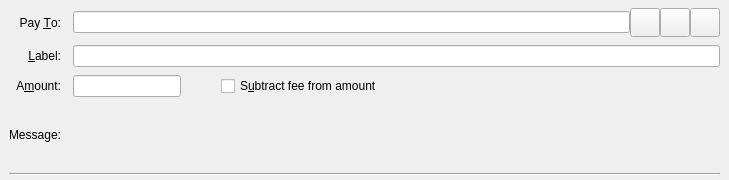
<?xml version="1.0" encoding="UTF-8"?>
<ui version="4.0">
 <class>SendCoinsEntry</class>
 <widget class="QStackedWidget" name="SendCoinsEntry">
  <property name="geometry">
   <rect>
    <x>0</x>
    <y>0</y>
    <width>729</width>
    <height>180</height>
   </rect>
  </property>
  <property name="focusPolicy">
   <enum>Qt::TabFocus</enum>
  </property>
  <property name="autoFillBackground">
   <bool>false</bool>
  </property>
  <widget class="QFrame" name="SendCoins">
   <property name="toolTip">
    <string>This is a normal payment.</string>
   </property>
   <property name="frameShape">
    <enum>QFrame::NoFrame</enum>
   </property>
   <layout class="QGridLayout" name="gridLayout">
    <property name="topMargin">
     <number>8</number>
    </property>
    <property name="bottomMargin">
     <number>4</number>
    </property>
    <property name="horizontalSpacing">
     <number>12</number>
    </property>
    <property name="verticalSpacing">
     <number>8</number>
    </property>
    <item row="3" column="1">
     <widget class="QLabel" name="messageTextLabel">
      <property name="toolTip">
       <string>A message that was attached to the koto: URI which will be stored with the transaction for your reference. Note: This message will not be sent over the Koto network.</string>
      </property>
      <property name="textFormat">
       <enum>Qt::PlainText</enum>
      </property>
     </widget>
    </item>
    <item row="2" column="0">
     <widget class="QLabel" name="amountLabel">
      <property name="text">
       <string>A&amp;mount:</string>
      </property>
      <property name="alignment">
       <set>Qt::AlignRight|Qt::AlignTrailing|Qt::AlignVCenter</set>
      </property>
      <property name="buddy">
       <cstring>payAmount</cstring>
      </property>
     </widget>
    </item>
    <item row="0" column="0">
     <widget class="QLabel" name="payToLabel">
      <property name="text">
       <string>Pay &amp;To:</string>
      </property>
      <property name="alignment">
       <set>Qt::AlignRight|Qt::AlignTrailing|Qt::AlignVCenter</set>
      </property>
      <property name="buddy">
       <cstring>payTo</cstring>
      </property>
     </widget>
    </item>
    <item row="1" column="1">
     <widget class="QLineEdit" name="addAsLabel">
      <property name="toolTip">
       <string>Enter a label for this address to add it to the list of used addresses</string>
      </property>
     </widget>
    </item>
    <item row="1" column="0">
     <widget class="QLabel" name="labellLabel">
      <property name="text">
       <string>&amp;Label:</string>
      </property>
      <property name="alignment">
       <set>Qt::AlignRight|Qt::AlignTrailing|Qt::AlignVCenter</set>
      </property>
      <property name="buddy">
       <cstring>addAsLabel</cstring>
      </property>
     </widget>
    </item>
    <item row="2" column="1">
     <layout class="QHBoxLayout" name="horizontalLayoutAmount" stretch="0,0,1">
      <item>
       <widget class="BitcoinAmountField" name="payAmount"/>
      </item>
      <item>
       <spacer name="horizontalSpacer">
        <property name="orientation">
         <enum>Qt::Horizontal</enum>
        </property>
        <property name="sizeHint" stdset="0">
         <size>
          <width>40</width>
          <height>20</height>
         </size>
        </property>
       </spacer>
      </item>
      <item>
       <widget class="QCheckBox" name="checkboxSubtractFeeFromAmount">
        <property name="toolTip">
         <string>The fee will be deducted from the amount being sent. The recipient will receive less kotos than you enter in the amount field. If multiple recipients are selected, the fee is split equally.</string>
        </property>
        <property name="text">
         <string>S&amp;ubtract fee from amount</string>
        </property>
       </widget>
      </item>
     </layout>
    </item>
    <item row="4" column="0" colspan="2">
     <widget class="Line" name="line">
      <property name="orientation">
       <enum>Qt::Horizontal</enum>
      </property>
     </widget>
    </item>
    <item row="3" column="0">
     <widget class="QLabel" name="messageLabel">
      <property name="text">
       <string>Message:</string>
      </property>
      <property name="alignment">
       <set>Qt::AlignRight|Qt::AlignTrailing|Qt::AlignVCenter</set>
      </property>
     </widget>
    </item>
    <item row="0" column="1">
     <layout class="QHBoxLayout" name="payToLayout">
      <property name="spacing">
       <number>0</number>
      </property>
      <item>
       <widget class="QValidatedLineEdit" name="payTo">
        <property name="toolTip">
         <string>The Koto address to send the payment to</string>
        </property>
       </widget>
      </item>
      <item>
       <widget class="QToolButton" name="addressBookButton">
        <property name="toolTip">
         <string>Choose previously used address</string>
        </property>
        <property name="text">
         <string/>
        </property>
        <property name="icon">
         <iconset resource="../bitcoin.qrc">
          <normaloff>:/images/addressbook1</normaloff>:/images/addressbook1</iconset>
        </property>
        <property name="iconSize">
         <size>
          <width>22</width>
          <height>22</height>
         </size>
        </property>
        <property name="shortcut">
         <string>Alt+A</string>
        </property>
       </widget>
      </item>
      <item>
       <widget class="QToolButton" name="pasteButton">
        <property name="toolTip">
         <string>Paste address from clipboard</string>
        </property>
        <property name="text">
         <string/>
        </property>
        <property name="icon">
         <iconset resource="../bitcoin.qrc">
          <normaloff>:/images/paste</normaloff>:/images/paste</iconset>
        </property>
        <property name="iconSize">
         <size>
          <width>22</width>
          <height>22</height>
         </size>
        </property>
        <property name="shortcut">
         <string>Alt+P</string>
        </property>
       </widget>
      </item>
      <item>
       <widget class="QToolButton" name="deleteButton">
        <property name="toolTip">
         <string>Remove this entry</string>
        </property>
        <property name="text">
         <string/>
        </property>
        <property name="icon">
         <iconset resource="../bitcoin.qrc">
          <normaloff>:/images/clear</normaloff>:/images/clear</iconset>
        </property>
        <property name="iconSize">
         <size>
          <width>22</width>
          <height>22</height>
         </size>
        </property>
       </widget>
      </item>
     </layout>
    </item>
   </layout>
  </widget>
  <widget class="QFrame" name="SendCoins_UnauthenticatedPaymentRequest">
   <property name="palette">
    <palette>
     <active>
      <colorrole role="WindowText">
       <brush brushstyle="SolidPattern">
        <color alpha="255">
         <red>0</red>
         <green>0</green>
         <blue>0</blue>
        </color>
       </brush>
      </colorrole>
      <colorrole role="Button">
       <brush brushstyle="SolidPattern">
        <color alpha="255">
         <red>255</red>
         <green>255</green>
         <blue>127</blue>
        </color>
       </brush>
      </colorrole>
      <colorrole role="Light">
       <brush brushstyle="SolidPattern">
        <color alpha="255">
         <red>255</red>
         <green>255</green>
         <blue>255</blue>
        </color>
       </brush>
      </colorrole>
      <colorrole role="Midlight">
       <brush brushstyle="SolidPattern">
        <color alpha="255">
         <red>255</red>
         <green>255</green>
         <blue>191</blue>
        </color>
       </brush>
      </colorrole>
      <colorrole role="Dark">
       <brush brushstyle="SolidPattern">
        <color alpha="255">
         <red>127</red>
         <green>127</green>
         <blue>63</blue>
        </color>
       </brush>
      </colorrole>
      <colorrole role="Mid">
       <brush brushstyle="SolidPattern">
        <color alpha="255">
         <red>170</red>
         <green>170</green>
         <blue>84</blue>
        </color>
       </brush>
      </colorrole>
      <colorrole role="Text">
       <brush brushstyle="SolidPattern">
        <color alpha="255">
         <red>0</red>
         <green>0</green>
         <blue>0</blue>
        </color>
       </brush>
      </colorrole>
      <colorrole role="BrightText">
       <brush brushstyle="SolidPattern">
        <color alpha="255">
         <red>255</red>
         <green>255</green>
         <blue>255</blue>
        </color>
       </brush>
      </colorrole>
      <colorrole role="ButtonText">
       <brush brushstyle="SolidPattern">
        <color alpha="255">
         <red>0</red>
         <green>0</green>
         <blue>0</blue>
        </color>
       </brush>
      </colorrole>
      <colorrole role="Base">
       <brush brushstyle="SolidPattern">
        <color alpha="255">
         <red>255</red>
         <green>255</green>
         <blue>255</blue>
        </color>
       </brush>
      </colorrole>
      <colorrole role="Window">
       <brush brushstyle="SolidPattern">
        <color alpha="255">
         <red>255</red>
         <green>255</green>
         <blue>127</blue>
        </color>
       </brush>
      </colorrole>
      <colorrole role="Shadow">
       <brush brushstyle="SolidPattern">
        <color alpha="255">
         <red>0</red>
         <green>0</green>
         <blue>0</blue>
        </color>
       </brush>
      </colorrole>
      <colorrole role="AlternateBase">
       <brush brushstyle="SolidPattern">
        <color alpha="255">
         <red>255</red>
         <green>255</green>
         <blue>191</blue>
        </color>
       </brush>
      </colorrole>
      <colorrole role="ToolTipBase">
       <brush brushstyle="SolidPattern">
        <color alpha="255">
         <red>255</red>
         <green>255</green>
         <blue>220</blue>
        </color>
       </brush>
      </colorrole>
      <colorrole role="ToolTipText">
       <brush brushstyle="SolidPattern">
        <color alpha="255">
         <red>0</red>
         <green>0</green>
         <blue>0</blue>
        </color>
       </brush>
      </colorrole>
     </active>
     <inactive>
      <colorrole role="WindowText">
       <brush brushstyle="SolidPattern">
        <color alpha="255">
         <red>0</red>
         <green>0</green>
         <blue>0</blue>
        </color>
       </brush>
      </colorrole>
      <colorrole role="Button">
       <brush brushstyle="SolidPattern">
        <color alpha="255">
         <red>255</red>
         <green>255</green>
         <blue>127</blue>
        </color>
       </brush>
      </colorrole>
      <colorrole role="Light">
       <brush brushstyle="SolidPattern">
        <color alpha="255">
         <red>255</red>
         <green>255</green>
         <blue>255</blue>
        </color>
       </brush>
      </colorrole>
      <colorrole role="Midlight">
       <brush brushstyle="SolidPattern">
        <color alpha="255">
         <red>255</red>
         <green>255</green>
         <blue>191</blue>
        </color>
       </brush>
      </colorrole>
      <colorrole role="Dark">
       <brush brushstyle="SolidPattern">
        <color alpha="255">
         <red>127</red>
         <green>127</green>
         <blue>63</blue>
        </color>
       </brush>
      </colorrole>
      <colorrole role="Mid">
       <brush brushstyle="SolidPattern">
        <color alpha="255">
         <red>170</red>
         <green>170</green>
         <blue>84</blue>
        </color>
       </brush>
      </colorrole>
      <colorrole role="Text">
       <brush brushstyle="SolidPattern">
        <color alpha="255">
         <red>0</red>
         <green>0</green>
         <blue>0</blue>
        </color>
       </brush>
      </colorrole>
      <colorrole role="BrightText">
       <brush brushstyle="SolidPattern">
        <color alpha="255">
         <red>255</red>
         <green>255</green>
         <blue>255</blue>
        </color>
       </brush>
      </colorrole>
      <colorrole role="ButtonText">
       <brush brushstyle="SolidPattern">
        <color alpha="255">
         <red>0</red>
         <green>0</green>
         <blue>0</blue>
        </color>
       </brush>
      </colorrole>
      <colorrole role="Base">
       <brush brushstyle="SolidPattern">
        <color alpha="255">
         <red>255</red>
         <green>255</green>
         <blue>255</blue>
        </color>
       </brush>
      </colorrole>
      <colorrole role="Window">
       <brush brushstyle="SolidPattern">
        <color alpha="255">
         <red>255</red>
         <green>255</green>
         <blue>127</blue>
        </color>
       </brush>
      </colorrole>
      <colorrole role="Shadow">
       <brush brushstyle="SolidPattern">
        <color alpha="255">
         <red>0</red>
         <green>0</green>
         <blue>0</blue>
        </color>
       </brush>
      </colorrole>
      <colorrole role="AlternateBase">
       <brush brushstyle="SolidPattern">
        <color alpha="255">
         <red>255</red>
         <green>255</green>
         <blue>191</blue>
        </color>
       </brush>
      </colorrole>
      <colorrole role="ToolTipBase">
       <brush brushstyle="SolidPattern">
        <color alpha="255">
         <red>255</red>
         <green>255</green>
         <blue>220</blue>
        </color>
       </brush>
      </colorrole>
      <colorrole role="ToolTipText">
       <brush brushstyle="SolidPattern">
        <color alpha="255">
         <red>0</red>
         <green>0</green>
         <blue>0</blue>
        </color>
       </brush>
      </colorrole>
     </inactive>
     <disabled>
      <colorrole role="WindowText">
       <brush brushstyle="SolidPattern">
        <color alpha="255">
         <red>127</red>
         <green>127</green>
         <blue>63</blue>
        </color>
       </brush>
      </colorrole>
      <colorrole role="Button">
       <brush brushstyle="SolidPattern">
        <color alpha="255">
         <red>255</red>
         <green>255</green>
         <blue>127</blue>
        </color>
       </brush>
      </colorrole>
      <colorrole role="Light">
       <brush brushstyle="SolidPattern">
        <color alpha="255">
         <red>255</red>
         <green>255</green>
         <blue>255</blue>
        </color>
       </brush>
      </colorrole>
      <colorrole role="Midlight">
       <brush brushstyle="SolidPattern">
        <color alpha="255">
         <red>255</red>
         <green>255</green>
         <blue>191</blue>
        </color>
       </brush>
      </colorrole>
      <colorrole role="Dark">
       <brush brushstyle="SolidPattern">
        <color alpha="255">
         <red>127</red>
         <green>127</green>
         <blue>63</blue>
        </color>
       </brush>
      </colorrole>
      <colorrole role="Mid">
       <brush brushstyle="SolidPattern">
        <color alpha="255">
         <red>170</red>
         <green>170</green>
         <blue>84</blue>
        </color>
       </brush>
      </colorrole>
      <colorrole role="Text">
       <brush brushstyle="SolidPattern">
        <color alpha="255">
         <red>127</red>
         <green>127</green>
         <blue>63</blue>
        </color>
       </brush>
      </colorrole>
      <colorrole role="BrightText">
       <brush brushstyle="SolidPattern">
        <color alpha="255">
         <red>255</red>
         <green>255</green>
         <blue>255</blue>
        </color>
       </brush>
      </colorrole>
      <colorrole role="ButtonText">
       <brush brushstyle="SolidPattern">
        <color alpha="255">
         <red>127</red>
         <green>127</green>
         <blue>63</blue>
        </color>
       </brush>
      </colorrole>
      <colorrole role="Base">
       <brush brushstyle="SolidPattern">
        <color alpha="255">
         <red>255</red>
         <green>255</green>
         <blue>127</blue>
        </color>
       </brush>
      </colorrole>
      <colorrole role="Window">
       <brush brushstyle="SolidPattern">
        <color alpha="255">
         <red>255</red>
         <green>255</green>
         <blue>127</blue>
        </color>
       </brush>
      </colorrole>
      <colorrole role="Shadow">
       <brush brushstyle="SolidPattern">
        <color alpha="255">
         <red>0</red>
         <green>0</green>
         <blue>0</blue>
        </color>
       </brush>
      </colorrole>
      <colorrole role="AlternateBase">
       <brush brushstyle="SolidPattern">
        <color alpha="255">
         <red>255</red>
         <green>255</green>
         <blue>127</blue>
        </color>
       </brush>
      </colorrole>
      <colorrole role="ToolTipBase">
       <brush brushstyle="SolidPattern">
        <color alpha="255">
         <red>255</red>
         <green>255</green>
         <blue>220</blue>
        </color>
       </brush>
      </colorrole>
      <colorrole role="ToolTipText">
       <brush brushstyle="SolidPattern">
        <color alpha="255">
         <red>0</red>
         <green>0</green>
         <blue>0</blue>
        </color>
       </brush>
      </colorrole>
     </disabled>
    </palette>
   </property>
   <property name="toolTip">
    <string>This is an unauthenticated payment request.</string>
   </property>
   <property name="autoFillBackground">
    <bool>true</bool>
   </property>
   <property name="frameShape">
    <enum>QFrame::NoFrame</enum>
   </property>
   <layout class="QGridLayout" name="gridLayout_is">
    <property name="spacing">
     <number>12</number>
    </property>
    <item row="0" column="1">
     <layout class="QHBoxLayout" name="payToLayout_is">
      <property name="spacing">
       <number>0</number>
      </property>
      <item>
       <widget class="QLabel" name="payTo_is"/>
      </item>
      <item>
       <widget class="QToolButton" name="deleteButton_is">
        <property name="toolTip">
         <string>Remove this entry</string>
        </property>
        <property name="text">
         <string/>
        </property>
        <property name="icon">
         <iconset resource="../bitcoin.qrc">
          <normaloff>:/images/clear</normaloff>:/images/clear</iconset>
        </property>
       </widget>
      </item>
     </layout>
    </item>
    <item row="0" column="0">
     <widget class="QLabel" name="payToLabel_is">
      <property name="text">
       <string>Pay To:</string>
      </property>
      <property name="alignment">
       <set>Qt::AlignRight|Qt::AlignTrailing|Qt::AlignVCenter</set>
      </property>
     </widget>
    </item>
    <item row="1" column="0">
     <widget class="QLabel" name="amountLabel_is">
      <property name="text">
       <string>A&amp;mount:</string>
      </property>
      <property name="alignment">
       <set>Qt::AlignRight|Qt::AlignTrailing|Qt::AlignVCenter</set>
      </property>
      <property name="buddy">
       <cstring>payAmount_is</cstring>
      </property>
     </widget>
    </item>
    <item row="1" column="1">
     <widget class="BitcoinAmountField" name="payAmount_is">
      <property name="acceptDrops">
       <bool>false</bool>
      </property>
     </widget>
    </item>
   </layout>
  </widget>
  <widget class="QFrame" name="SendCoins_AuthenticatedPaymentRequest">
   <property name="palette">
    <palette>
     <active>
      <colorrole role="WindowText">
       <brush brushstyle="SolidPattern">
        <color alpha="255">
         <red>0</red>
         <green>0</green>
         <blue>0</blue>
        </color>
       </brush>
      </colorrole>
      <colorrole role="Button">
       <brush brushstyle="SolidPattern">
        <color alpha="255">
         <red>140</red>
         <green>232</green>
         <blue>119</blue>
        </color>
       </brush>
      </colorrole>
      <colorrole role="Light">
       <brush brushstyle="SolidPattern">
        <color alpha="255">
         <red>230</red>
         <green>255</green>
         <blue>224</blue>
        </color>
       </brush>
      </colorrole>
      <colorrole role="Midlight">
       <brush brushstyle="SolidPattern">
        <color alpha="255">
         <red>185</red>
         <green>243</green>
         <blue>171</blue>
        </color>
       </brush>
      </colorrole>
      <colorrole role="Dark">
       <brush brushstyle="SolidPattern">
        <color alpha="255">
         <red>70</red>
         <green>116</green>
         <blue>59</blue>
        </color>
       </brush>
      </colorrole>
      <colorrole role="Mid">
       <brush brushstyle="SolidPattern">
        <color alpha="255">
         <red>93</red>
         <green>155</green>
         <blue>79</blue>
        </color>
       </brush>
      </colorrole>
      <colorrole role="Text">
       <brush brushstyle="SolidPattern">
        <color alpha="255">
         <red>0</red>
         <green>0</green>
         <blue>0</blue>
        </color>
       </brush>
      </colorrole>
      <colorrole role="BrightText">
       <brush brushstyle="SolidPattern">
        <color alpha="255">
         <red>155</red>
         <green>255</green>
         <blue>147</blue>
        </color>
       </brush>
      </colorrole>
      <colorrole role="ButtonText">
       <brush brushstyle="SolidPattern">
        <color alpha="255">
         <red>0</red>
         <green>0</green>
         <blue>0</blue>
        </color>
       </brush>
      </colorrole>
      <colorrole role="Base">
       <brush brushstyle="SolidPattern">
        <color alpha="255">
         <red>119</red>
         <green>255</green>
         <blue>233</blue>
        </color>
       </brush>
      </colorrole>
      <colorrole role="Window">
       <brush brushstyle="SolidPattern">
        <color alpha="255">
         <red>140</red>
         <green>232</green>
         <blue>119</blue>
        </color>
       </brush>
      </colorrole>
      <colorrole role="Shadow">
       <brush brushstyle="SolidPattern">
        <color alpha="255">
         <red>0</red>
         <green>0</green>
         <blue>0</blue>
        </color>
       </brush>
      </colorrole>
      <colorrole role="AlternateBase">
       <brush brushstyle="SolidPattern">
        <color alpha="255">
         <red>197</red>
         <green>243</green>
         <blue>187</blue>
        </color>
       </brush>
      </colorrole>
      <colorrole role="NoRole">
       <brush brushstyle="SolidPattern">
        <color alpha="255">
         <red>125</red>
         <green>194</green>
         <blue>122</blue>
        </color>
       </brush>
      </colorrole>
      <colorrole role="ToolTipBase">
       <brush brushstyle="SolidPattern">
        <color alpha="255">
         <red>255</red>
         <green>255</green>
         <blue>220</blue>
        </color>
       </brush>
      </colorrole>
      <colorrole role="ToolTipText">
       <brush brushstyle="SolidPattern">
        <color alpha="255">
         <red>0</red>
         <green>0</green>
         <blue>0</blue>
        </color>
       </brush>
      </colorrole>
     </active>
     <inactive>
      <colorrole role="WindowText">
       <brush brushstyle="SolidPattern">
        <color alpha="255">
         <red>0</red>
         <green>0</green>
         <blue>0</blue>
        </color>
       </brush>
      </colorrole>
      <colorrole role="Button">
       <brush brushstyle="SolidPattern">
        <color alpha="255">
         <red>140</red>
         <green>232</green>
         <blue>119</blue>
        </color>
       </brush>
      </colorrole>
      <colorrole role="Light">
       <brush brushstyle="SolidPattern">
        <color alpha="255">
         <red>230</red>
         <green>255</green>
         <blue>224</blue>
        </color>
       </brush>
      </colorrole>
      <colorrole role="Midlight">
       <brush brushstyle="SolidPattern">
        <color alpha="255">
         <red>185</red>
         <green>243</green>
         <blue>171</blue>
        </color>
       </brush>
      </colorrole>
      <colorrole role="Dark">
       <brush brushstyle="SolidPattern">
        <color alpha="255">
         <red>70</red>
         <green>116</green>
         <blue>59</blue>
        </color>
       </brush>
      </colorrole>
      <colorrole role="Mid">
       <brush brushstyle="SolidPattern">
        <color alpha="255">
         <red>93</red>
         <green>155</green>
         <blue>79</blue>
        </color>
       </brush>
      </colorrole>
      <colorrole role="Text">
       <brush brushstyle="SolidPattern">
        <color alpha="255">
         <red>0</red>
         <green>0</green>
         <blue>0</blue>
        </color>
       </brush>
      </colorrole>
      <colorrole role="BrightText">
       <brush brushstyle="SolidPattern">
        <color alpha="255">
         <red>155</red>
         <green>255</green>
         <blue>147</blue>
        </color>
       </brush>
      </colorrole>
      <colorrole role="ButtonText">
       <brush brushstyle="SolidPattern">
        <color alpha="255">
         <red>0</red>
         <green>0</green>
         <blue>0</blue>
        </color>
       </brush>
      </colorrole>
      <colorrole role="Base">
       <brush brushstyle="SolidPattern">
        <color alpha="255">
         <red>119</red>
         <green>255</green>
         <blue>233</blue>
        </color>
       </brush>
      </colorrole>
      <colorrole role="Window">
       <brush brushstyle="SolidPattern">
        <color alpha="255">
         <red>140</red>
         <green>232</green>
         <blue>119</blue>
        </color>
       </brush>
      </colorrole>
      <colorrole role="Shadow">
       <brush brushstyle="SolidPattern">
        <color alpha="255">
         <red>0</red>
         <green>0</green>
         <blue>0</blue>
        </color>
       </brush>
      </colorrole>
      <colorrole role="AlternateBase">
       <brush brushstyle="SolidPattern">
        <color alpha="255">
         <red>197</red>
         <green>243</green>
         <blue>187</blue>
        </color>
       </brush>
      </colorrole>
      <colorrole role="NoRole">
       <brush brushstyle="SolidPattern">
        <color alpha="255">
         <red>125</red>
         <green>194</green>
         <blue>122</blue>
        </color>
       </brush>
      </colorrole>
      <colorrole role="ToolTipBase">
       <brush brushstyle="SolidPattern">
        <color alpha="255">
         <red>255</red>
         <green>255</green>
         <blue>220</blue>
        </color>
       </brush>
      </colorrole>
      <colorrole role="ToolTipText">
       <brush brushstyle="SolidPattern">
        <color alpha="255">
         <red>0</red>
         <green>0</green>
         <blue>0</blue>
        </color>
       </brush>
      </colorrole>
     </inactive>
     <disabled>
      <colorrole role="WindowText">
       <brush brushstyle="SolidPattern">
        <color alpha="255">
         <red>70</red>
         <green>116</green>
         <blue>59</blue>
        </color>
       </brush>
      </colorrole>
      <colorrole role="Button">
       <brush brushstyle="SolidPattern">
        <color alpha="255">
         <red>140</red>
         <green>232</green>
         <blue>119</blue>
        </color>
       </brush>
      </colorrole>
      <colorrole role="Light">
       <brush brushstyle="SolidPattern">
        <color alpha="255">
         <red>230</red>
         <green>255</green>
         <blue>224</blue>
        </color>
       </brush>
      </colorrole>
      <colorrole role="Midlight">
       <brush brushstyle="SolidPattern">
        <color alpha="255">
         <red>185</red>
         <green>243</green>
         <blue>171</blue>
        </color>
       </brush>
      </colorrole>
      <colorrole role="Dark">
       <brush brushstyle="SolidPattern">
        <color alpha="255">
         <red>70</red>
         <green>116</green>
         <blue>59</blue>
        </color>
       </brush>
      </colorrole>
      <colorrole role="Mid">
       <brush brushstyle="SolidPattern">
        <color alpha="255">
         <red>93</red>
         <green>155</green>
         <blue>79</blue>
        </color>
       </brush>
      </colorrole>
      <colorrole role="Text">
       <brush brushstyle="SolidPattern">
        <color alpha="255">
         <red>70</red>
         <green>116</green>
         <blue>59</blue>
        </color>
       </brush>
      </colorrole>
      <colorrole role="BrightText">
       <brush brushstyle="SolidPattern">
        <color alpha="255">
         <red>155</red>
         <green>255</green>
         <blue>147</blue>
        </color>
       </brush>
      </colorrole>
      <colorrole role="ButtonText">
       <brush brushstyle="SolidPattern">
        <color alpha="255">
         <red>70</red>
         <green>116</green>
         <blue>59</blue>
        </color>
       </brush>
      </colorrole>
      <colorrole role="Base">
       <brush brushstyle="SolidPattern">
        <color alpha="255">
         <red>140</red>
         <green>232</green>
         <blue>119</blue>
        </color>
       </brush>
      </colorrole>
      <colorrole role="Window">
       <brush brushstyle="SolidPattern">
        <color alpha="255">
         <red>140</red>
         <green>232</green>
         <blue>119</blue>
        </color>
       </brush>
      </colorrole>
      <colorrole role="Shadow">
       <brush brushstyle="SolidPattern">
        <color alpha="255">
         <red>0</red>
         <green>0</green>
         <blue>0</blue>
        </color>
       </brush>
      </colorrole>
      <colorrole role="AlternateBase">
       <brush brushstyle="SolidPattern">
        <color alpha="255">
         <red>140</red>
         <green>232</green>
         <blue>119</blue>
        </color>
       </brush>
      </colorrole>
      <colorrole role="NoRole">
       <brush brushstyle="SolidPattern">
        <color alpha="255">
         <red>125</red>
         <green>194</green>
         <blue>122</blue>
        </color>
       </brush>
      </colorrole>
      <colorrole role="ToolTipBase">
       <brush brushstyle="SolidPattern">
        <color alpha="255">
         <red>255</red>
         <green>255</green>
         <blue>220</blue>
        </color>
       </brush>
      </colorrole>
      <colorrole role="ToolTipText">
       <brush brushstyle="SolidPattern">
        <color alpha="255">
         <red>0</red>
         <green>0</green>
         <blue>0</blue>
        </color>
       </brush>
      </colorrole>
     </disabled>
    </palette>
   </property>
   <property name="toolTip">
    <string>This is an authenticated payment request.</string>
   </property>
   <property name="autoFillBackground">
    <bool>true</bool>
   </property>
   <property name="frameShape">
    <enum>QFrame::NoFrame</enum>
   </property>
   <layout class="QGridLayout" name="gridLayout_s">
    <property name="spacing">
     <number>12</number>
    </property>
    <item row="1" column="0">
     <widget class="QLabel" name="amountLabel_s">
      <property name="text">
       <string>A&amp;mount:</string>
      </property>
      <property name="alignment">
       <set>Qt::AlignRight|Qt::AlignTrailing|Qt::AlignVCenter</set>
      </property>
      <property name="buddy">
       <cstring>payAmount_s</cstring>
      </property>
     </widget>
    </item>
    <item row="0" column="0">
     <widget class="QLabel" name="payToLabel_s">
      <property name="text">
       <string>Pay To:</string>
      </property>
      <property name="alignment">
       <set>Qt::AlignRight|Qt::AlignTrailing|Qt::AlignVCenter</set>
      </property>
     </widget>
    </item>
    <item row="0" column="1">
     <layout class="QHBoxLayout" name="payToLayout_s">
      <property name="spacing">
       <number>0</number>
      </property>
      <item>
       <widget class="QLabel" name="payTo_s">
        <property name="textFormat">
         <enum>Qt::PlainText</enum>
        </property>
       </widget>
      </item>
      <item>
       <widget class="QToolButton" name="deleteButton_s">
        <property name="toolTip">
         <string>Remove this entry</string>
        </property>
        <property name="text">
         <string/>
        </property>
        <property name="icon">
         <iconset resource="../bitcoin.qrc">
          <normaloff>:/images/clear</normaloff>:/images/clear</iconset>
        </property>
       </widget>
      </item>
     </layout>
    </item>
    <item row="1" column="1">
     <widget class="BitcoinAmountField" name="payAmount_s">
      <property name="acceptDrops">
       <bool>false</bool>
      </property>
     </widget>
    </item>
   </layout>
  </widget>
 </widget>
 <customwidgets>
  <customwidget>
   <class>QValidatedLineEdit</class>
   <extends>QLineEdit</extends>
   <header>qvalidatedlineedit.h</header>
  </customwidget>
  <customwidget>
   <class>BitcoinAmountField</class>
   <extends>QLineEdit</extends>
   <header>bitcoinamountfield.h</header>
   <container>1</container>
  </customwidget>
 </customwidgets>
 <tabstops>
  <tabstop>payTo</tabstop>
  <tabstop>addressBookButton</tabstop>
  <tabstop>pasteButton</tabstop>
  <tabstop>deleteButton</tabstop>
  <tabstop>addAsLabel</tabstop>
  <tabstop>payAmount</tabstop>
  <tabstop>checkboxSubtractFeeFromAmount</tabstop>
  <tabstop>payAmount_is</tabstop>
  <tabstop>deleteButton_is</tabstop>
  <tabstop>deleteButton_s</tabstop>
  <tabstop>payAmount_s</tabstop>
 </tabstops>
 <resources>
  <include location="../bitcoin.qrc"/>
 </resources>
 <connections/>
</ui>
